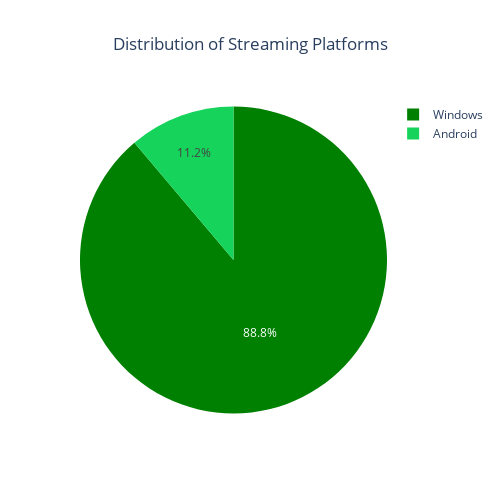

Source (notebook cell):
### Markdown cell above
### **`Platform` Analysis**

### Code cell
# Calculate platform counts
platform_counts = spotify_data['platform'].value_counts()

# Create a pie chart
fig = px.pie(platform_counts, values=platform_counts.values, names=platform_counts.index,
             title='Distribution of Streaming Platforms')

# Customize the appearance
fig.update_traces(marker=dict(colors=['green', '#16D35C']))  # Set custom colors
fig.update_layout(title={'text': 'Distribution of Streaming Platforms', 'x': 0.5})  # Center the title
fig.update_layout(width=500, height=500)

fig.show()

### Figure 1 — Plotly figure (JSON) as saved in the notebook; plotly's stock layout.template omitted (floating-point values rounded to 4 significant figures)
{"data": [{"domain": {"x": [0, 1], "y": [0, 1]}, "hovertemplate": "platform=%{label}<br>value=%{value}<extra></extra>", "labels": ["Windows", "Android"], "legendgroup": "", "marker": {"colors": ["green", "#16D35C"]}, "name": "", "showlegend": true, "type": "pie", "values": [91969, 11566]}], "layout": {"height": 500, "legend": {"tracegroupgap": 0}, "title": {"text": "Distribution of Streaming Platforms", "x": 0.5}, "width": 500}}
